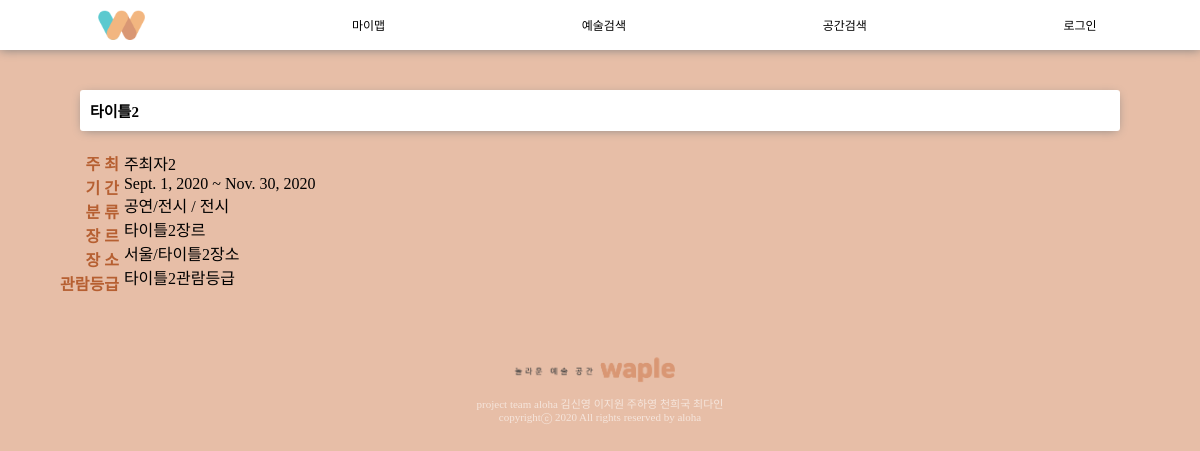
The page /subapp/detail/2 on the database as committed earlier.
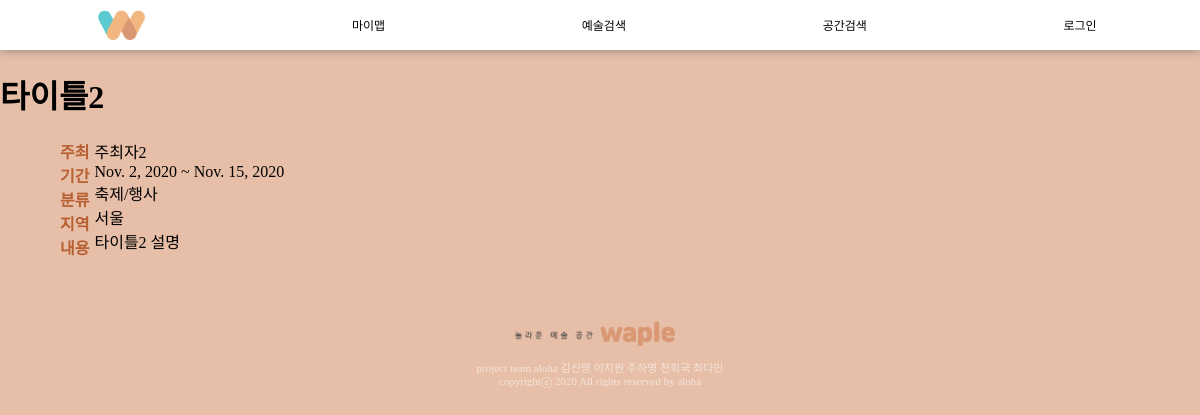
The same page on the database as committed later.
### subapp/models.py (models this page shows, shortened)
class PerformanceDB(models.Model):
    artinfo = models.ForeignKey(
        ArtInfoDB, on_delete=models.CASCADE, related_name='performance')
    cl = models.CharField(max_length=10) #소분류
    genre = models.CharField(max_length=10)
    place = models.CharField(max_length=30)
    Vrate = models.CharField(max_length=50, null=True) #관람등급 view rate

class ArtInfoDB(models.Model):
    title = models.CharField(max_length=30)
    host = models.CharField(max_length=30)
    region = models.CharField(max_length=10)
    category = models.CharField(max_length=10)
    start_date = models.DateField(null=True, auto_now=False, auto_now_add=False)
    end_date = models.DateField(null=True, auto_now=False, auto_now_add=False)

class FestivalDB(models.Model):
    artinfo = models.ForeignKey(
        ArtInfoDB, on_delete=models.CASCADE, related_name='festival')
    content = models.TextField() #상세내용

### subapp/views.py (the view)
# urls.py: path('detail/<int:content_pk>', views.detail, name='detail'),
def detail(request, content_pk):
    context={}
    Aitem = None
    Bitem = None
    contentt = ArtInfoDB.objects.get(pk = content_pk)
    if contentt.category == '공연/전시' :
        Aitem = PerformanceDB.objects.get(artinfo_id=content_pk)
    elif contentt.category == '축제/행사':
        Bitem = FestivalDB.objects.get(artinfo_id=content_pk)
    else : #'미술작품/건축물'
        item = ArtWorkDB.objects.get(artinfo_id=content_pk)
    context['Aitem'] = Aitem
    context['Bitem'] = Bitem
    return render(request, 'subapp/detail.html', context)

### subapp/templates/subapp/detail.html (shortened to what this page needs)
{% extends 'base.html' %}
{% load static %}
{% block style %}
    <link rel="stylesheet" href="{% static 'subapp/detail.css' %}" type='text/css'>
{% endblock %}
{% block content %}
    <div id='contents'>
        {% if Aitem  %}
        <div id='place'>
            <h4> {{ Aitem.artinfo.title }} </h4>
        </div>
        <div id='container1'>
            <div id='container2'>
                주 최<br>
                기 간<br>
                분 류<br>
                장 르<br>
                장 소<br>
                관람등급<br>
            </div>
            <div id='container3'>
                {{ Aitem.artinfo.host }} <br>
                {{ Aitem.artinfo.start_date }} ~ {{ Aitem.artinfo.end_date }} <br>
                {{Aitem.artinfo.category}} / {{ Aitem.cl }} <br>
                {{ Aitem.genre }} <br>
                {{Aitem.artinfo.region}}/{{ Aitem.place }} <br>
                {{Aitem.Vrate}} <br>
            </div>
        </div>
        {% endif %}
        {% if Bitem %}
        <h1> {{ Bitem.artinfo.title }} </h1>
        <div id='container1'>
            <div id='container2'>
                주최<br>
                기간<br>
                분류<br>
                지역<br>
                내용<br>
            </div>
            <div id='container3'>
                {{ Bitem.artinfo.host}} <br>
                {{Bitem.artinfo.start_date}} ~ {{Bitem.artinfo.end_date}} <br>
                {{Bitem.artinfo.category}} <br>
                {{Bitem.artinfo.region}} <br>
                {{Bitem.content}} <br>
            </div>
        </div>
        {% endif%}
    </div>
{% endblock %}

Rows that differ between the two databases and show on the page:
removed PerformanceDB: artinfo "타이틀2", artinfo.host "주최자2", artinfo.start_date "Sept. 1, 2020", artinfo.end_date "Nov. 30, 2020", artinfo.category "공연/전시", cl "전시", genre "타이틀2장르", artinfo.region "서울", place "타이틀2장소", Vrate "타이틀2관람등급"
now on this page (row edited): FestivalDB: artinfo "타이틀2", artinfo.host "주최자2", artinfo.start_date "Nov. 2, 2020", artinfo.end_date "Nov. 15, 2020", artinfo.category "축제/행사", artinfo.region "서울", content "타이틀2 설명"
Other text that changed with them:
text no longer shown: "주 최 기 간 분 류 장 르 장 소 관람등급 / /"
text now shown: "주최 기간 분류 지역 내용"
